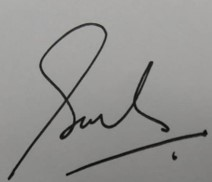
#> input picture images/image01.jpg, 212 x 182 px; its folder holds only this picture in this run
$ python -i Assignment3_Group3.py   (imports and definitions only)
#> lines starting #> are read from the running program, lines starting #| are printed output that depends on the picture; after the words box and inside, x2 and y2 are one past the last pixel; in counts of white or black regions, pixels touching at a corner belong together
#----------------------------------------------#
# Assignment 3                                 #
# Group 3 | Section 1                          #
# - Bilkis Musa A20EC0233                      #
# - Fatin Aimi Ayuni Binti Affindy A20EC0190   #
#----------------------------------------------#

import cv2 as cv
import tkinter as tk
import numpy as np
from matplotlib import pyplot as plt
from tkinter import *
from tkinter import filedialog
from PIL import Image, ImageTk

#User interface
# [8 lines not run here, left out]

# [1 line that did not run here, left out]
# [1 line not run here, left out]

# [1 line that did not run here, left out]
# [1 line not run here, left out]

# [1 line that did not run here, left out]
# [1 line not run here, left out]

#button to upload black and white image
# [1 line that did not run here, left out]
# [1 line not run here, left out]

#button to upload colored image
# [1 line that did not run here, left out]
# [1 line not run here, left out]

# [1 line that did not run here, left out]
# [1 line not run here, left out]

# [1 line that did not run here, left out]
# [1 line not run here, left out]

#image threshold of black and white image
def bw():
    global median, img, imgin, file, bInp, bOut
    file =  filedialog.askopenfilename(initialdir = "./",title = "File", type =  (('Jpg Files', '*.jpg')))
#> the answer given: images/image01.jpg
    print (file)
    img = cv.imread(file,0)
#> img: shape (182, 212); min 2, max 174, mean 146.1
    imgin = Image.open(file)

    median = cv.medianBlur(img, 7)
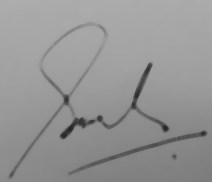
#> median: shape (182, 212); min 37, max 173, mean 149
    threshold = cv.adaptiveThreshold(median,255,cv.ADAPTIVE_THRESH_GAUSSIAN_C,\
                cv.THRESH_BINARY,11,2)
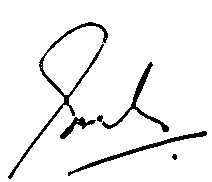
#> threshold: shape (182, 212); 94% white; 6 black regions, box (x1, y1, x2, y2) and area: (8, 22, 108, 179) 923, (68, 131, 207, 176) 569, (102, 62, 169, 132) 526, (60, 117, 96, 139) 236, (97, 115, 103, 122) 32, (172, 154, 177, 160) 23

    #to resize image
    (widthinp, heightinp) = imgin.size
#> widthinp = 212; heightinp = 182

    if widthinp > 500:
        newinpw = int(widthinp/3)
        newinph = int(heightinp/3)

    else:
        newinpw = int(widthinp)
#> newinpw = 212
        newinph = int(heightinp)
#> newinph = 182

    inresized = imgin.resize((newinpw, newinph))

    inp = ImageTk.PhotoImage(image=inresized)
#> (the run stopped early here; a loop or call above may not have finished)

$ run again, on images/image03.jpg
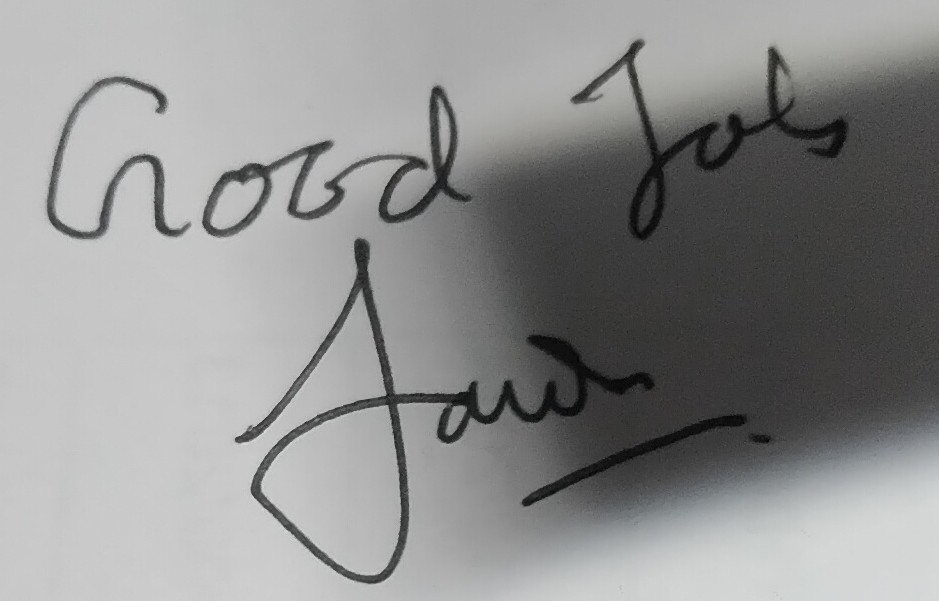
#> input picture images/image03.jpg, 939 x 601 px
#> in bw, `threshold = cv.adaptiveThreshold(median,255,cv.ADAPTIVE_THRESH_GAUSSIA..`:
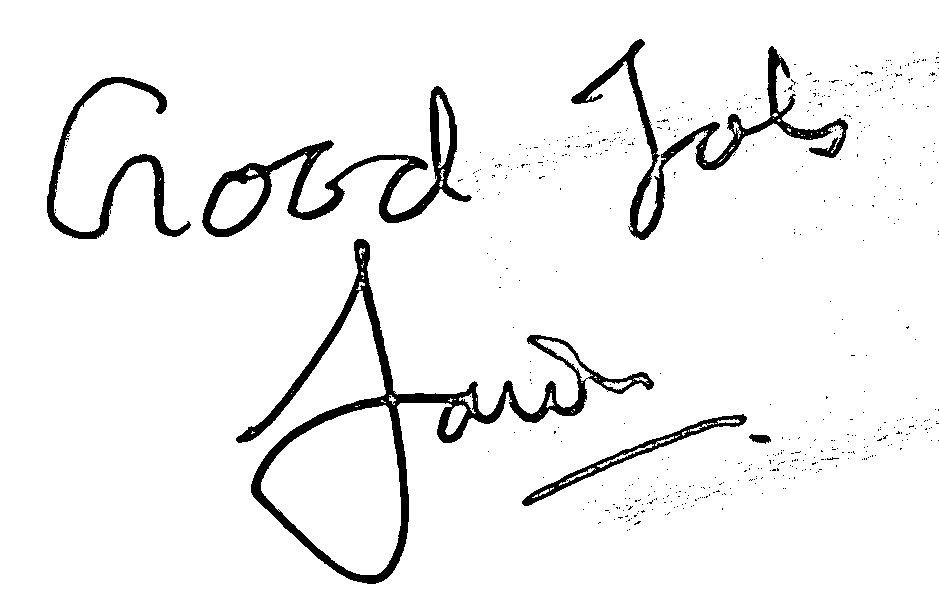
#> threshold: shape (601, 939); 94.4% white; 541 black regions (534 under 20 px), largest, box (x1, y1, x2, y2) and area: (236, 239, 654, 584) 11724, (202, 86, 472, 237) 6811, (571, 39, 848, 240) 6210

$ run again, on images/image04.jpg
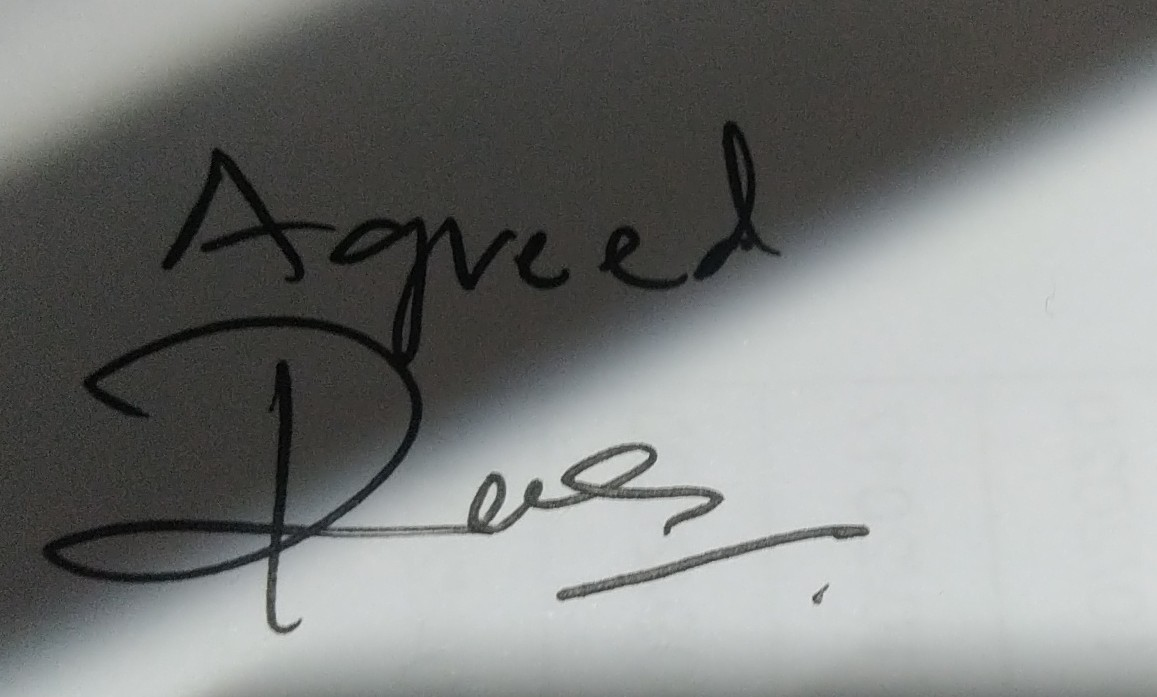
#> input picture images/image04.jpg, 1157 x 697 px
#> in bw, `threshold = cv.adaptiveThreshold(median,255,cv.ADAPTIVE_THRESH_GAUSSIA..`:
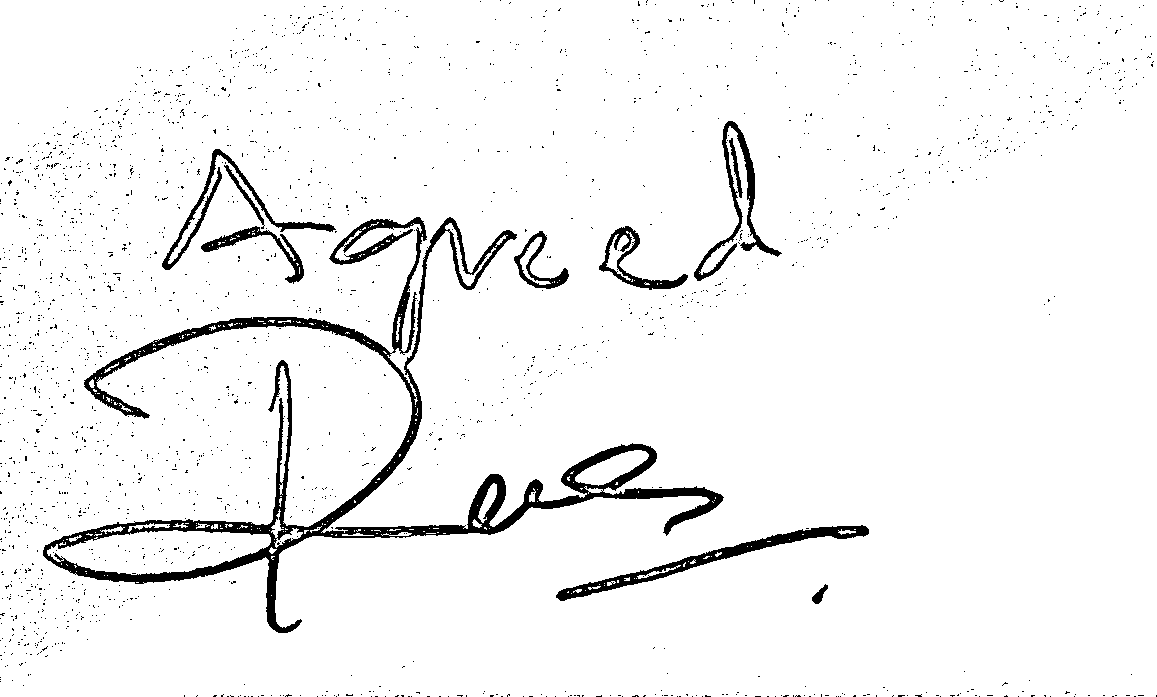
#> threshold: shape (697, 1157); 95.4% white; 2123 black regions (2114 under 20 px), largest, box (x1, y1, x2, y2) and area: (43, 217, 724, 633) 22452, (556, 525, 869, 601) 3060, (694, 121, 782, 281) 2159

$ run again, on images/image05.jpg
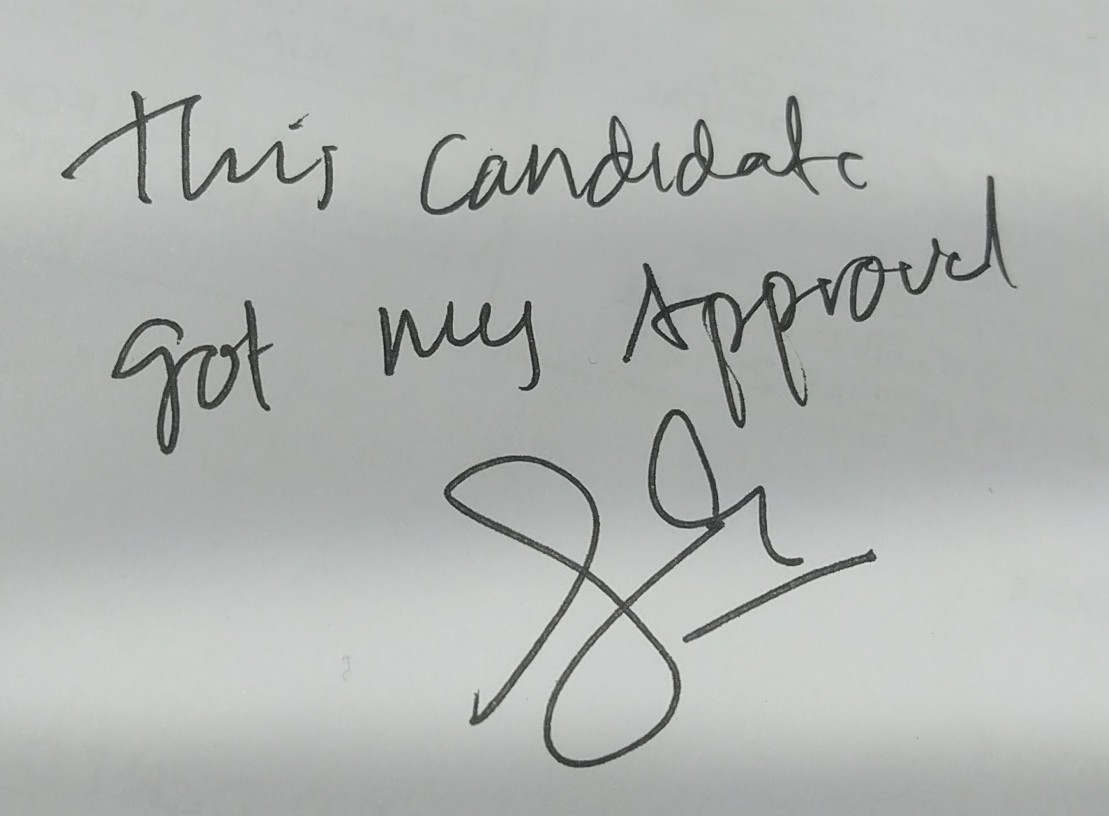
#> input picture images/image05.jpg, 1109 x 816 px
#> in bw, `threshold = cv.adaptiveThreshold(median,255,cv.ADAPTIVE_THRESH_GAUSSIA..`:
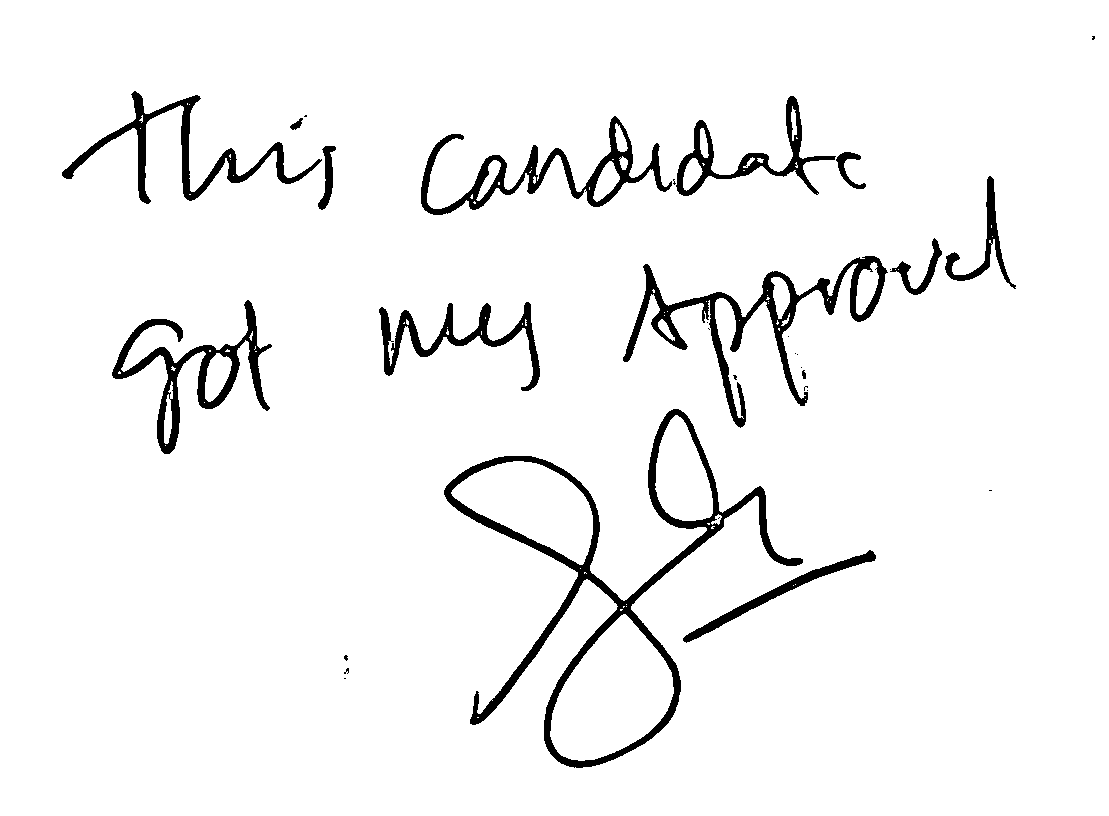
#> threshold: shape (816, 1109); 95.3% white; 32 black regions (18 under 20 px), largest, box (x1, y1, x2, y2) and area: (444, 409, 803, 768) 11420, (623, 256, 888, 428) 6678, (112, 300, 272, 454) 4762
